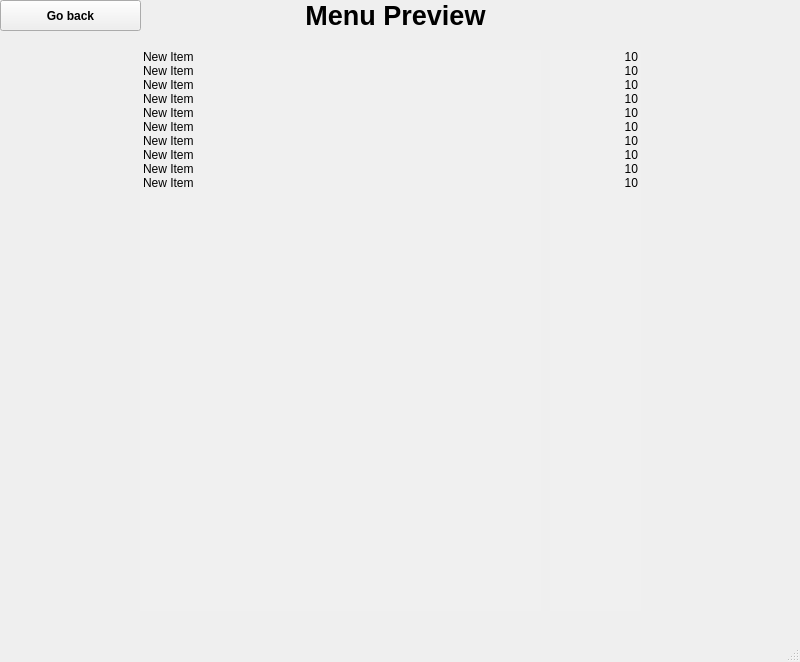
<?xml version="1.0" encoding="UTF-8"?>
<ui version="4.0">
 <class>MainWindow</class>
 <widget class="QMainWindow" name="MainWindow">
  <property name="geometry">
   <rect>
    <x>0</x>
    <y>0</y>
    <width>800</width>
    <height>662</height>
   </rect>
  </property>
  <property name="windowTitle">
   <string>MainWindow</string>
  </property>
  <widget class="QWidget" name="centralwidget">
   <widget class="QListWidget" name="Name_listWidget">
    <property name="enabled">
     <bool>true</bool>
    </property>
    <property name="geometry">
     <rect>
      <x>140</x>
      <y>50</y>
      <width>401</width>
      <height>561</height>
     </rect>
    </property>
    <property name="autoFillBackground">
     <bool>false</bool>
    </property>
    <property name="styleSheet">
     <string notr="true">background-color: rgb(240, 240, 240);</string>
    </property>
    <property name="frameShape">
     <enum>QFrame::NoFrame</enum>
    </property>
    <property name="lineWidth">
     <number>0</number>
    </property>
    <property name="spacing">
     <number>15</number>
    </property>
    <item>
     <property name="text">
      <string>New Item</string>
     </property>
    </item>
    <item>
     <property name="text">
      <string>New Item</string>
     </property>
    </item>
    <item>
     <property name="text">
      <string>New Item</string>
     </property>
    </item>
    <item>
     <property name="text">
      <string>New Item</string>
     </property>
    </item>
    <item>
     <property name="text">
      <string>New Item</string>
     </property>
    </item>
    <item>
     <property name="text">
      <string>New Item</string>
     </property>
    </item>
    <item>
     <property name="text">
      <string>New Item</string>
     </property>
    </item>
    <item>
     <property name="text">
      <string>New Item</string>
     </property>
    </item>
    <item>
     <property name="text">
      <string>New Item</string>
     </property>
    </item>
    <item>
     <property name="text">
      <string>New Item</string>
     </property>
    </item>
   </widget>
   <widget class="QListWidget" name="Price_listWidget">
    <property name="geometry">
     <rect>
      <x>550</x>
      <y>50</y>
      <width>91</width>
      <height>561</height>
     </rect>
    </property>
    <property name="styleSheet">
     <string notr="true">background-color: rgb(240, 240, 240);</string>
    </property>
    <property name="frameShape">
     <enum>QFrame::NoFrame</enum>
    </property>
    <property name="spacing">
     <number>15</number>
    </property>
    <item>
     <property name="text">
      <string>10</string>
     </property>
     <property name="textAlignment">
      <set>AlignTrailing|AlignVCenter</set>
     </property>
    </item>
    <item>
     <property name="text">
      <string>10</string>
     </property>
     <property name="textAlignment">
      <set>AlignTrailing|AlignVCenter</set>
     </property>
    </item>
    <item>
     <property name="text">
      <string>10</string>
     </property>
     <property name="textAlignment">
      <set>AlignTrailing|AlignVCenter</set>
     </property>
    </item>
    <item>
     <property name="text">
      <string>10</string>
     </property>
     <property name="textAlignment">
      <set>AlignTrailing|AlignVCenter</set>
     </property>
    </item>
    <item>
     <property name="text">
      <string>10</string>
     </property>
     <property name="textAlignment">
      <set>AlignTrailing|AlignVCenter</set>
     </property>
    </item>
    <item>
     <property name="text">
      <string>10</string>
     </property>
     <property name="textAlignment">
      <set>AlignTrailing|AlignVCenter</set>
     </property>
    </item>
    <item>
     <property name="text">
      <string>10</string>
     </property>
     <property name="textAlignment">
      <set>AlignTrailing|AlignVCenter</set>
     </property>
    </item>
    <item>
     <property name="text">
      <string>10</string>
     </property>
     <property name="textAlignment">
      <set>AlignTrailing|AlignVCenter</set>
     </property>
    </item>
    <item>
     <property name="text">
      <string>10</string>
     </property>
     <property name="textAlignment">
      <set>AlignTrailing|AlignVCenter</set>
     </property>
    </item>
    <item>
     <property name="text">
      <string>10</string>
     </property>
     <property name="textAlignment">
      <set>AlignTrailing|AlignVCenter</set>
     </property>
    </item>
   </widget>
   <widget class="QPushButton" name="gobackButton">
    <property name="geometry">
     <rect>
      <x>0</x>
      <y>0</y>
      <width>141</width>
      <height>31</height>
     </rect>
    </property>
    <property name="font">
     <font>
      <weight>75</weight>
      <bold>true</bold>
     </font>
    </property>
    <property name="text">
     <string>Go back</string>
    </property>
   </widget>
   <widget class="QLabel" name="menupreviewLabel">
    <property name="geometry">
     <rect>
      <x>180</x>
      <y>0</y>
      <width>431</width>
      <height>31</height>
     </rect>
    </property>
    <property name="font">
     <font>
      <pointsize>20</pointsize>
      <weight>75</weight>
      <bold>true</bold>
     </font>
    </property>
    <property name="text">
     <string>Menu Preview</string>
    </property>
    <property name="alignment">
     <set>Qt::AlignCenter</set>
    </property>
   </widget>
  </widget>
  <widget class="QMenuBar" name="menubar">
   <property name="geometry">
    <rect>
     <x>0</x>
     <y>0</y>
     <width>800</width>
     <height>21</height>
    </rect>
   </property>
  </widget>
  <widget class="QStatusBar" name="statusbar"/>
 </widget>
 <resources/>
 <connections/>
</ui>
